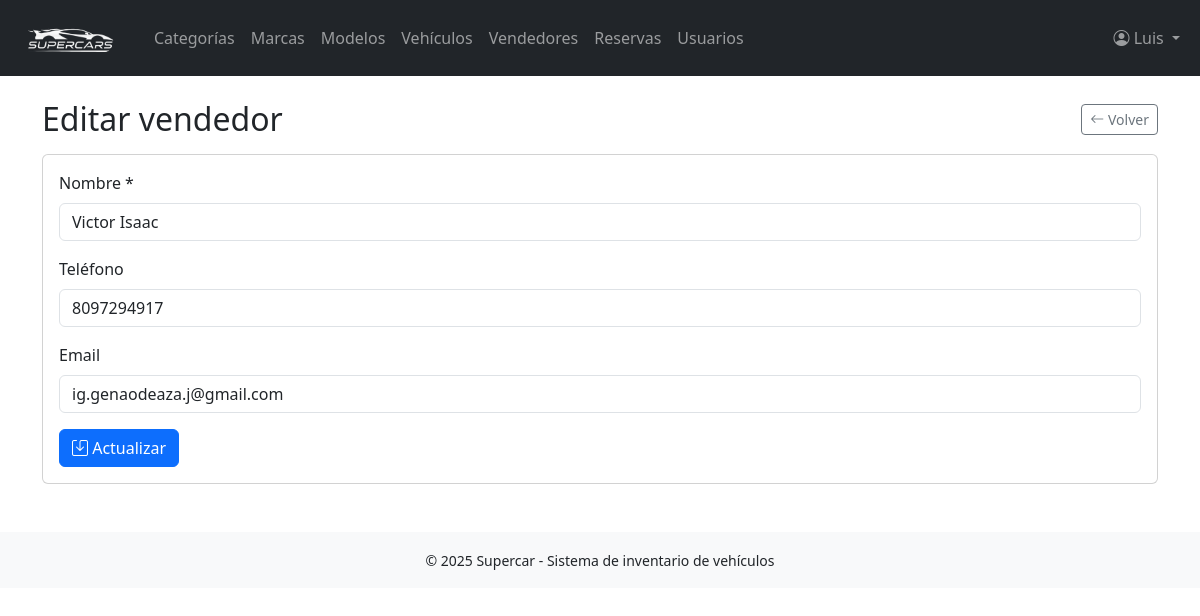
/vendedores/editar.php?id=1 (signed in), run on the app's committed database.
### tables this page shows
CREATE TABLE `vendedor` (
  `id_vendedor` int(11) NOT NULL,
  `nombre` varchar(150) NOT NULL,
  `telefono` varchar(20) DEFAULT NULL,
  `email` varchar(150) DEFAULT NULL
);

### vendedores/editar.php (the view, shortened to what this page needs)
<?php
require_once '../config/db.php';
$id = isset($_GET['id']) ? (int)$_GET['id'] : 0;
$stmt = $pdo->prepare("SELECT * FROM vendedor WHERE id_vendedor = :id");
$stmt->execute([':id' => $id]);
$vendedor = $stmt->fetch();
$nombre   = $vendedor['nombre'];
$telefono = $vendedor['telefono'];
$email    = $vendedor['email'];
require_once '../includes/header.php';
?>
<div class="d-flex justify-content-between align-items-center mb-3">
    <h2 class="mb-0">Editar vendedor</h2>
    <a href="listar.php" class="btn btn-outline-secondary btn-sm">
        <i class="bi bi-arrow-left"></i> Volver
    </a>
</div>
<div class="card">
    <div class="card-body">
        <form method="post">
            <div class="mb-3">
                <label for="nombre" class="form-label">Nombre *</label>
                <input
                    type="text"
                    id="nombre"
                    name="nombre"
                    class="form-control"
                    value="<?= htmlspecialchars($nombre) ?>"
                    required
                >
            </div>
            <div class="mb-3">
                <label for="telefono" class="form-label">Teléfono</label>
                <input
                    type="text"
                    id="telefono"
                    name="telefono"
                    class="form-control"
                    value="<?= htmlspecialchars($telefono) ?>"
                >
            </div>
            <div class="mb-3">
                <label for="email" class="form-label">Email</label>
                <input
                    type="email"
                    id="email"
                    name="email"
                    class="form-control"
                    value="<?= htmlspecialchars($email) ?>"
                >
            </div>
            <button type="submit" class="btn btn-primary">
                <i class="bi bi-save"></i> Actualizar
            </button>
        </form>
    </div>
</div>
<?php require_once '../includes/footer.php'; ?>

### data on the page
vendedor: nombre "Victor Isaac", telefono "8097294917", email "ig.genaodeaza.j@gmail.com"

### other printed values
$_SESSION['usuario']['nombre'] "Luis"
